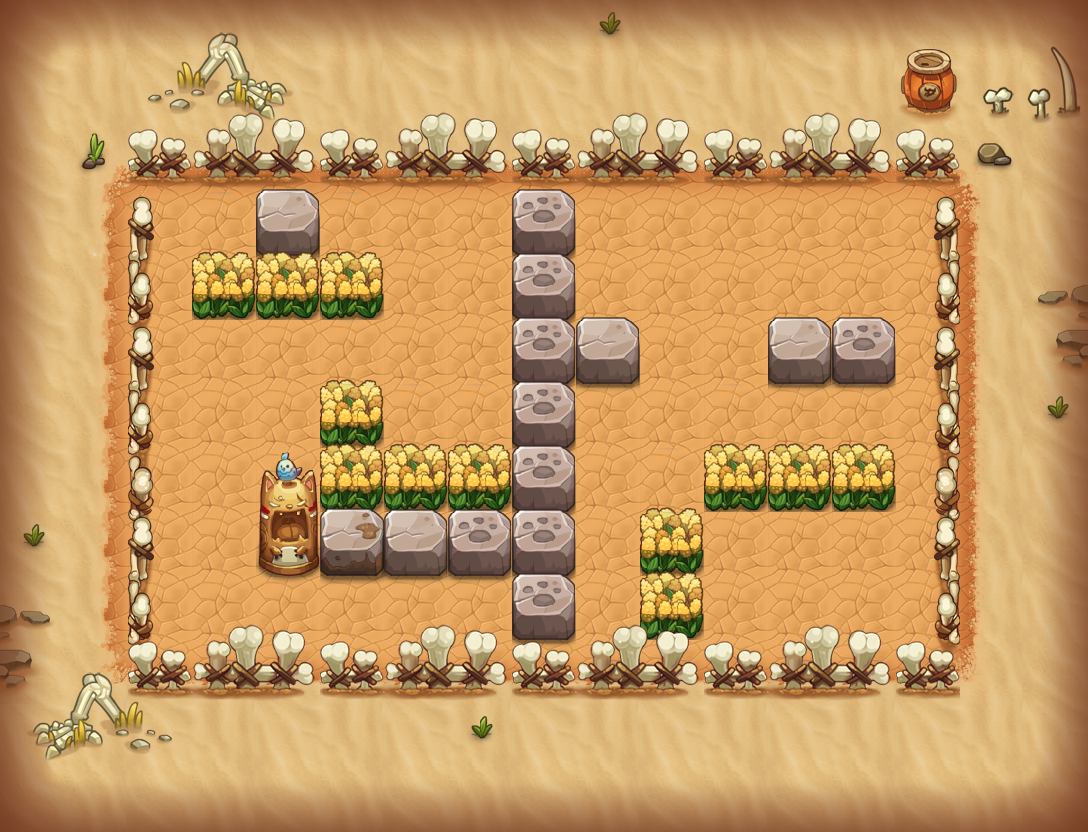

The image is a tile-based game level rendered from a .tmx file. Its description and source (layers, tilesets, objects; grid data summarised) follow:
An orthogonal 17x13 tile map with 64x64 px tiles, 15 tile layers (PASS, 块层 15, 块层 4, 块层 14, ...) and 8 objects (5x TRAP, 2x bysc3, PLAYER).

<map version="1.0" orientation="orthogonal" width="17" height="13" tilewidth="64" tileheight="64">
 <properties>
  <property name="DESTRY1" value="255" />
  <property name="DESTRY2" value="314" />
  <property name="DESTRY3" value="224" />
  <property name="DESTRY_COUNT" value="3" />
  <property name="EXP" value="245" />
  <property name="ITEM" value="D004" />
  <property name="MONEY" value="345" />
  <property name="START_SCRIPT" value="lv16" />
 </properties>
 <tileset firstgid="1" name="hmpy" tilewidth="64" tileheight="64">
  <image source="hmpy-hd.png" width="1000" height="2048" />
 </tileset>
 <layer name="PASS" width="17" height="13">
  <data>[221 cells, 172 non-empty, 10 distinct tile ids]</data>
 </layer>
 <layer name="块层 15" width="17" height="13">
  <data>[221 cells, 139 non-empty, 27 distinct tile ids]</data>
 </layer>
 <layer name="块层 4" width="17" height="13">
  <data>[221 cells, 69 non-empty, 9 distinct tile ids]</data>
 </layer>
 <layer name="块层 14" width="17" height="13">
  <data>[221 cells, 19 non-empty, 12 distinct tile ids]</data>
 </layer>
 <layer name="块层 3" width="17" height="13">
  <data>[221 cells, 58 non-empty, 14 distinct tile ids]</data>
 </layer>
 <layer name="块层 5" width="17" height="13">
  <data>[221 cells, 27 non-empty, 6 distinct tile ids]</data>
 </layer>
 <layer name="块层 2" width="17" height="13">
  <data>[221 cells, 104 non-empty, 6 distinct tile ids]</data>
 </layer>
 <layer name="SHELTER 9" width="17" height="13">
  <data>[221 cells, 11 non-empty, 3 distinct tile ids]</data>
 </layer>
 <layer name="SHELTER 8" width="17" height="13">
  <data>[221 cells, 2 non-empty, 2 distinct tile ids]</data>
 </layer>
 <layer name="SHELTER 7" width="17" height="13">
  <data>[221 cells, 6 non-empty, 5 distinct tile ids]</data>
 </layer>
 <layer name="SHELTER 6" width="17" height="13">
  <data>[221 cells, 7 non-empty, 2 distinct tile ids]</data>
 </layer>
 <layer name="SHELTER 5" width="17" height="13">
  <data>[221 cells, 2 non-empty, 2 distinct tile ids]</data>
 </layer>
 <layer name="SHELTER 4" width="17" height="13">
  <data>[221 cells, 4 non-empty, 3 distinct tile ids]</data>
 </layer>
 <layer name="SHELTER 3" width="17" height="13">
  <data>[221 cells, 4 non-empty, 2 distinct tile ids]</data>
 </layer>
 <layer name="SHELTER 2" width="17" height="13">
  <data>[221 cells, 2 non-empty, 2 distinct tile ids]</data>
 </layer>
 <objectgroup name="对象层 1" width="34" height="26">
  <object name="PLAYER" type="PLAYER" x="448" y="192" width="64" height="64" />
  <object name="fire1" type="TRAP" x="256" y="512" width="64" height="128">
   <properties>
    <property name="trap_id" value="1" />
    <property name="trap_particle" value="trap_fire_down_up_2.plist" />
    <property name="trap_state" value="open" />
   </properties>
  </object>
  <object name="bysc3" x="832" y="576" width="64" height="64">
   <properties>
    <property name="lua_ai" value="monster_bysc_ai" />
    <property name="quality" value="bysc3.quality" />
   </properties>
  </object>
  <object name="bysc3" x="832" y="192" width="64" height="64">
   <properties>
    <property name="lua_ai" value="monster_bysc_ai" />
    <property name="quality" value="bysc3.quality" />
   </properties>
  </object>
  <object name="zi_dan_up2" type="TRAP" x="640" y="320" width="64" height="64">
   <properties>
    <property name="trap_ani" value="fire_cat_up.actor" />
    <property name="trap_delay" value="2" />
    <property name="trap_id" value="0" />
    <property name="trap_script" value="trap(&quot;zi_dan_up2&quot;):setAtkPower(target(&quot;PLAYER&quot;):getHP()*0.1);trap(&quot;zi_dan_up2&quot;):turnUp(); trap(&quot;zi_dan_up2&quot;):getAI():getActions():addObject( AIUseSkill:create(   SkillLua:create(&quot;skill_0001&quot;)  )  );" />
    <property name="trap_start_mode" value="2" />
    <property name="trap_state" value="open" />
   </properties>
  </object>
  <object name="mp1" type="TRAP" x="448" y="576" width="64" height="64">
   <properties>
    <property name="trap_ani" value="mp.actor" />
    <property name="trap_floor" value="true" />
    <property name="trap_id" value="0" />
    <property name="trap_script" value="trap_moveto(&quot;PLAYER&quot;, &quot;mp1&quot;,target(&quot;mp2&quot;):getX(),target(&quot;mp2&quot;):getY() );" />
    <property name="trap_sound_id" value="1" />
    <property name="trap_start_mode" value="0" />
    <property name="trap_state" value="open" />
   </properties>
  </object>
  <object name="mp2" type="TRAP" x="576" y="192" width="64" height="64">
   <properties>
    <property name="trap_ani" value="mp.actor" />
    <property name="trap_floor" value="true" />
    <property name="trap_id" value="0" />
    <property name="trap_script" value="trap_moveto(&quot;PLAYER&quot;, &quot;mp2&quot;,target(&quot;mp1&quot;):getX(),target(&quot;mp1&quot;):getY() );" />
    <property name="trap_sound_id" value="1" />
    <property name="trap_start_mode" value="0" />
    <property name="trap_state" value="open" />
   </properties>
  </object>
  <object name="fire_control1" type="TRAP" x="192" y="192" width="64" height="64">
   <properties>
    <property name="trap_ani" value="switch.actor" />
    <property name="trap_floor" value="true" />
    <property name="trap_id" value="0" />
    <property name="trap_script" value="trap(&quot;fire_control1&quot;):setOpened( false ); trap(&quot;fire1&quot;):setVisit( false );" />
    <property name="trap_sound_id" value="2" />
    <property name="trap_start_mode" value="0" />
    <property name="trap_state" value="open" />
   </properties>
  </object>
 </objectgroup>
</map>
